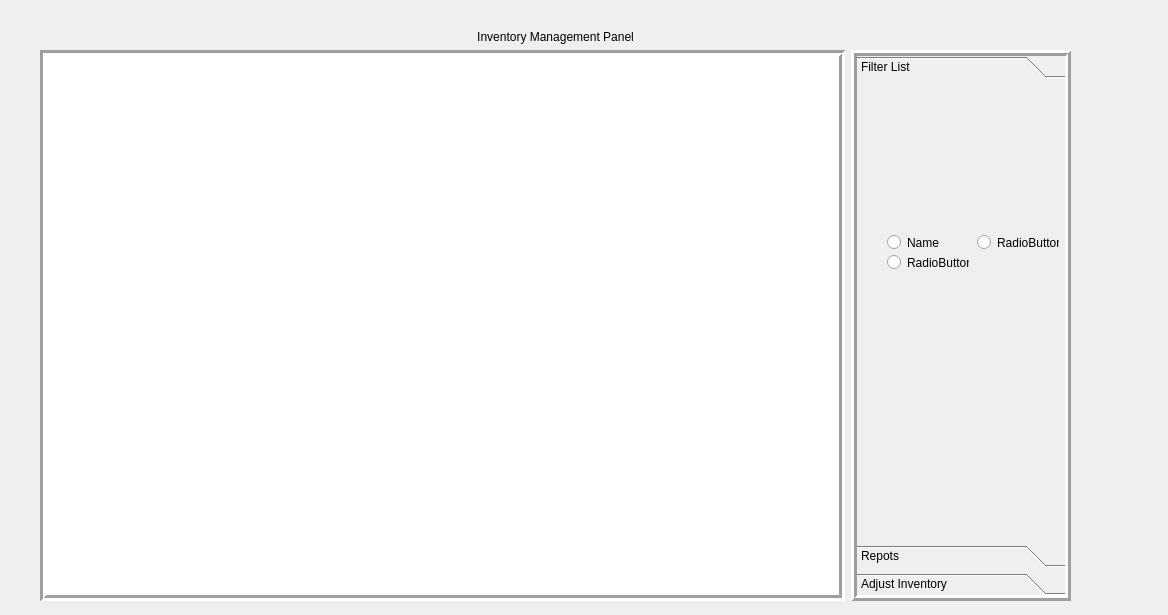
<?xml version="1.0" encoding="UTF-8"?>
<ui version="4.0">
 <class>ReportsView</class>
 <widget class="QWidget" name="ReportsView">
  <property name="geometry">
   <rect>
    <x>0</x>
    <y>0</y>
    <width>1168</width>
    <height>615</height>
   </rect>
  </property>
  <property name="sizePolicy">
   <sizepolicy hsizetype="Preferred" vsizetype="Preferred">
    <horstretch>0</horstretch>
    <verstretch>0</verstretch>
   </sizepolicy>
  </property>
  <property name="windowTitle">
   <string>Form</string>
  </property>
  <property name="autoFillBackground">
   <bool>false</bool>
  </property>
  <property name="styleSheet">
   <string notr="true">font: 8pt &quot;Segoe UI&quot;;</string>
  </property>
  <widget class="QWidget" name="layoutWidget">
   <property name="geometry">
    <rect>
     <x>40</x>
     <y>30</y>
     <width>1031</width>
     <height>571</height>
    </rect>
   </property>
   <layout class="QVBoxLayout" name="verticalLayout">
    <item>
     <widget class="QLabel" name="label">
      <property name="layoutDirection">
       <enum>Qt::LeftToRight</enum>
      </property>
      <property name="styleSheet">
       <string notr="true">font: 10pt &quot;Segoe UI&quot;;</string>
      </property>
      <property name="frameShape">
       <enum>QFrame::NoFrame</enum>
      </property>
      <property name="text">
       <string>Inventory Management Panel</string>
      </property>
      <property name="textFormat">
       <enum>Qt::RichText</enum>
      </property>
      <property name="alignment">
       <set>Qt::AlignCenter</set>
      </property>
      <property name="wordWrap">
       <bool>false</bool>
      </property>
     </widget>
    </item>
    <item>
     <layout class="QHBoxLayout" name="horizontalLayout">
      <item>
       <widget class="QTableWidget" name="tableWidget_inv">
        <property name="sizePolicy">
         <sizepolicy hsizetype="Expanding" vsizetype="Expanding">
          <horstretch>11</horstretch>
          <verstretch>0</verstretch>
         </sizepolicy>
        </property>
        <property name="frameShape">
         <enum>QFrame::Box</enum>
        </property>
        <property name="frameShadow">
         <enum>QFrame::Sunken</enum>
        </property>
        <property name="lineWidth">
         <number>3</number>
        </property>
        <property name="editTriggers">
         <set>QAbstractItemView::NoEditTriggers</set>
        </property>
        <property name="alternatingRowColors">
         <bool>true</bool>
        </property>
       </widget>
      </item>
      <item>
       <widget class="QToolBox" name="toolBox">
        <property name="sizePolicy">
         <sizepolicy hsizetype="Preferred" vsizetype="Preferred">
          <horstretch>3</horstretch>
          <verstretch>0</verstretch>
         </sizepolicy>
        </property>
        <property name="frameShape">
         <enum>QFrame::Box</enum>
        </property>
        <property name="frameShadow">
         <enum>QFrame::Raised</enum>
        </property>
        <property name="lineWidth">
         <number>3</number>
        </property>
        <widget class="QWidget" name="toolBoxPage1">
         <property name="geometry">
          <rect>
           <x>0</x>
           <y>0</y>
           <width>207</width>
           <height>451</height>
          </rect>
         </property>
         <property name="acceptDrops">
          <bool>false</bool>
         </property>
         <attribute name="label">
          <string>Filter List</string>
         </attribute>
         <widget class="QWidget" name="verticalLayoutWidget">
          <property name="geometry">
           <rect>
            <x>0</x>
            <y>0</y>
            <width>201</width>
            <height>31</height>
           </rect>
          </property>
          <layout class="QVBoxLayout" name="verticalLayout_2"/>
         </widget>
         <widget class="QRadioButton" name="radioButton">
          <property name="geometry">
           <rect>
            <x>30</x>
            <y>150</y>
            <width>82</width>
            <height>17</height>
           </rect>
          </property>
          <property name="text">
           <string>Name</string>
          </property>
         </widget>
         <widget class="QRadioButton" name="radioButton_2">
          <property name="geometry">
           <rect>
            <x>120</x>
            <y>150</y>
            <width>82</width>
            <height>17</height>
           </rect>
          </property>
          <property name="text">
           <string>RadioButton</string>
          </property>
         </widget>
         <widget class="QRadioButton" name="radioButton_3">
          <property name="geometry">
           <rect>
            <x>30</x>
            <y>170</y>
            <width>82</width>
            <height>17</height>
           </rect>
          </property>
          <property name="text">
           <string>RadioButton</string>
          </property>
         </widget>
        </widget>
        <widget class="QWidget" name="toolBoxPage2">
         <property name="geometry">
          <rect>
           <x>0</x>
           <y>0</y>
           <width>207</width>
           <height>451</height>
          </rect>
         </property>
         <attribute name="label">
          <string>Repots</string>
         </attribute>
         <widget class="QTimeEdit" name="timeEdit">
          <property name="geometry">
           <rect>
            <x>20</x>
            <y>90</y>
            <width>118</width>
            <height>22</height>
           </rect>
          </property>
         </widget>
        </widget>
        <widget class="QWidget" name="toolBoxPage3">
         <property name="geometry">
          <rect>
           <x>0</x>
           <y>0</y>
           <width>207</width>
           <height>451</height>
          </rect>
         </property>
         <attribute name="label">
          <string>Adjust Inventory</string>
         </attribute>
         <widget class="QLineEdit" name="lineEdit_itemName">
          <property name="geometry">
           <rect>
            <x>20</x>
            <y>20</y>
            <width>161</width>
            <height>20</height>
           </rect>
          </property>
          <property name="placeholderText">
           <string>name</string>
          </property>
         </widget>
         <widget class="QWidget" name="layoutWidget_2">
          <property name="geometry">
           <rect>
            <x>30</x>
            <y>60</y>
            <width>151</width>
            <height>20</height>
           </rect>
          </property>
          <layout class="QHBoxLayout" name="horizontalLayout_3">
           <item>
            <widget class="QLabel" name="label_3">
             <property name="text">
              <string>Target</string>
             </property>
            </widget>
           </item>
           <item>
            <widget class="QSpinBox" name="spinBox_targetQ">
             <property name="maximum">
              <number>1000</number>
             </property>
            </widget>
           </item>
          </layout>
         </widget>
         <widget class="QLineEdit" name="lineEdit_cat">
          <property name="geometry">
           <rect>
            <x>20</x>
            <y>90</y>
            <width>113</width>
            <height>20</height>
           </rect>
          </property>
         </widget>
         <widget class="QLineEdit" name="lineEdit_box">
          <property name="geometry">
           <rect>
            <x>20</x>
            <y>120</y>
            <width>113</width>
            <height>20</height>
           </rect>
          </property>
         </widget>
         <widget class="QWidget" name="layoutWidget">
          <property name="geometry">
           <rect>
            <x>30</x>
            <y>40</y>
            <width>151</width>
            <height>20</height>
           </rect>
          </property>
          <layout class="QHBoxLayout" name="horizontalLayout_2">
           <item>
            <widget class="QLabel" name="label_2">
             <property name="text">
              <string>Quantity</string>
             </property>
            </widget>
           </item>
           <item>
            <widget class="QSpinBox" name="spinBox_quantity">
             <property name="maximum">
              <number>1000</number>
             </property>
            </widget>
           </item>
          </layout>
         </widget>
        </widget>
       </widget>
      </item>
     </layout>
    </item>
   </layout>
  </widget>
 </widget>
 <resources/>
 <connections/>
</ui>
